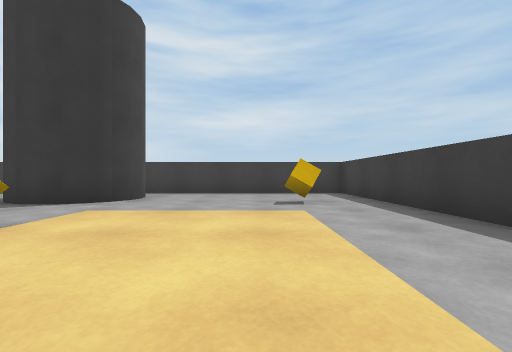
view 1 (above)

19 first-person views from a walk through a Unity game level. The camera is 0.55 m above the floor, looks level and sees 90° across. The floor is counted in squares, 1 m on a side. Each view is taken from the middle of a square. On the plan, view 1 faces up. The plan holds only what a view shows up to about 9 squares ahead; the rest is blank. Surface patterns are stand-ins for the level's own textures.

view 2
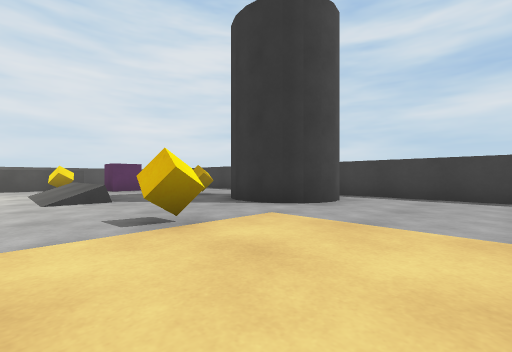

view 3
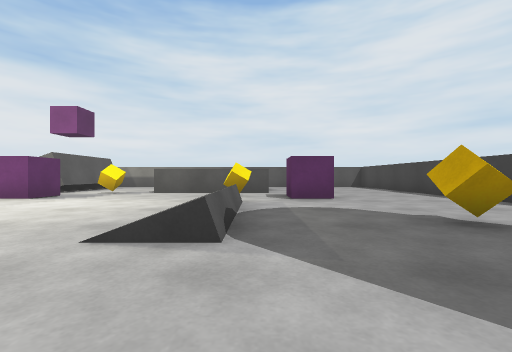

view 4
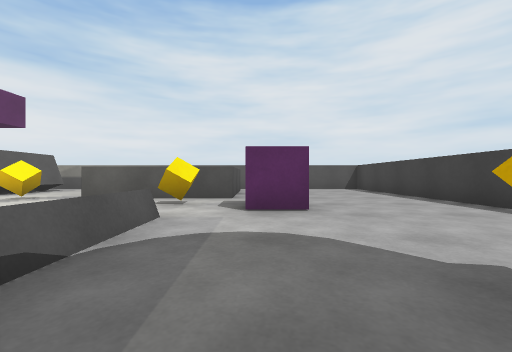

view 5
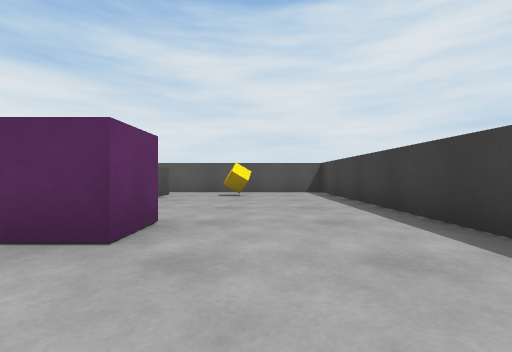

view 6
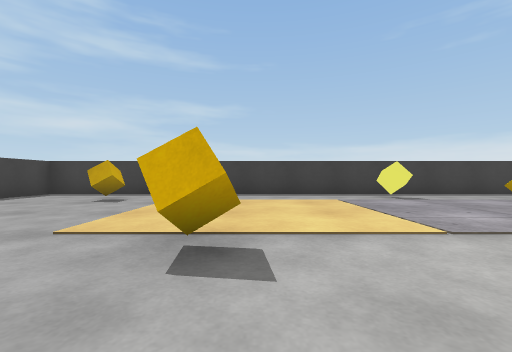

view 7
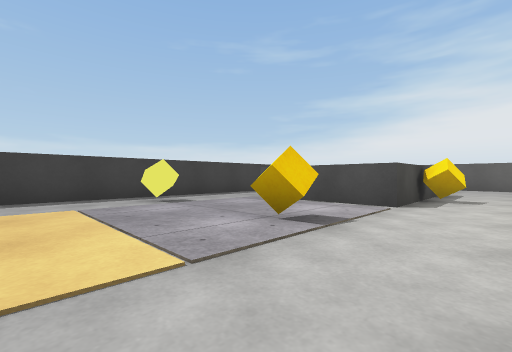

view 8
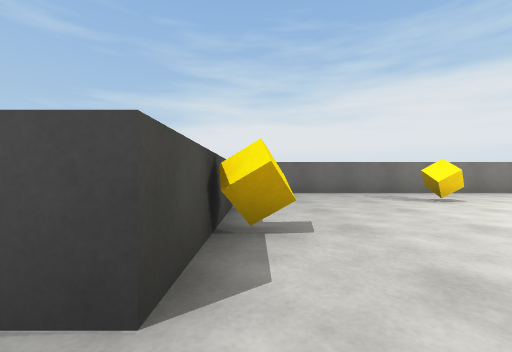

view 9
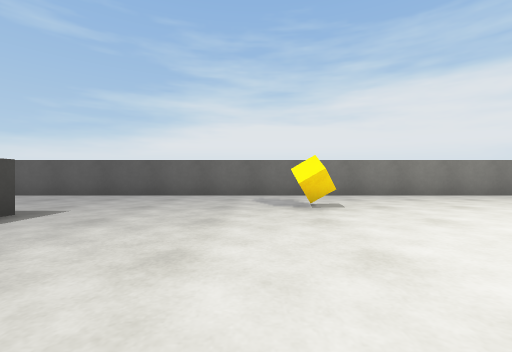

view 10
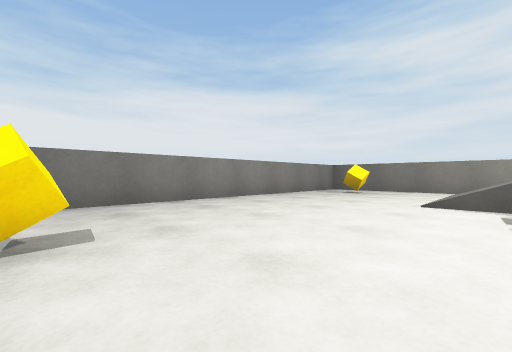

view 11
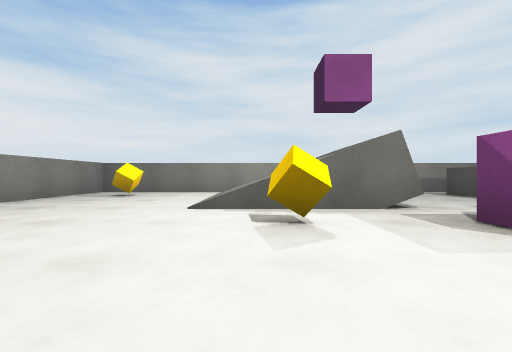

view 12
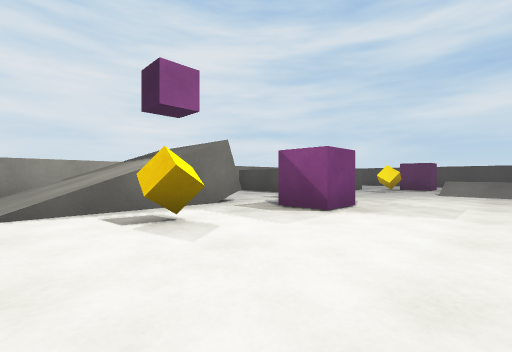

view 13
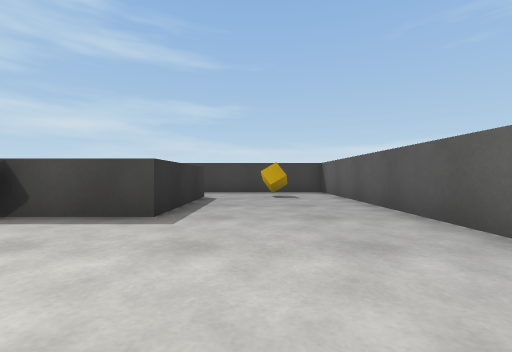

view 14
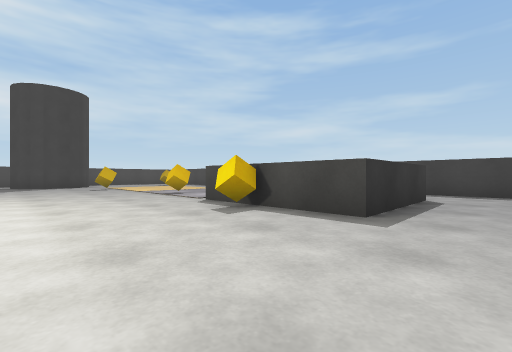

view 15
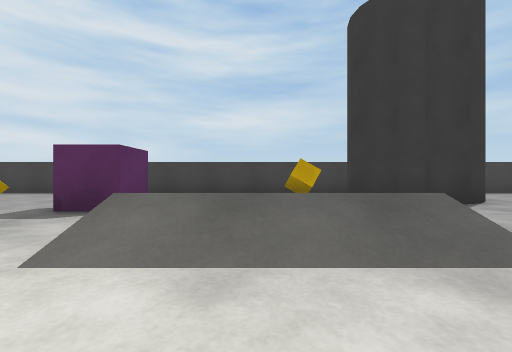

view 16
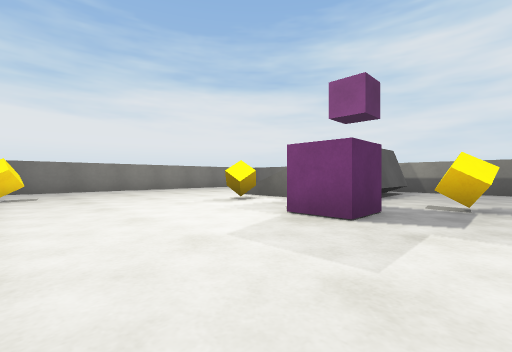

view 17
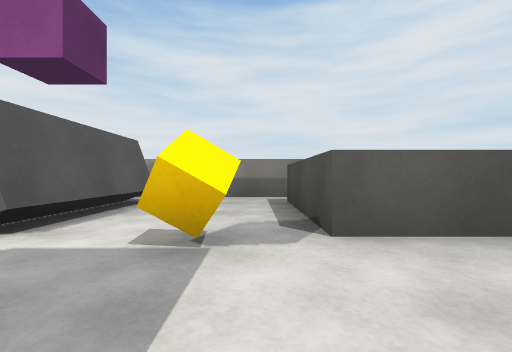

view 18
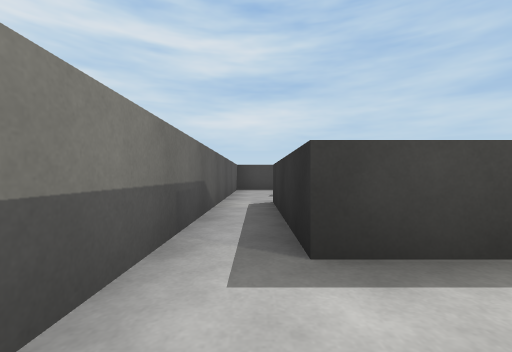

view 19
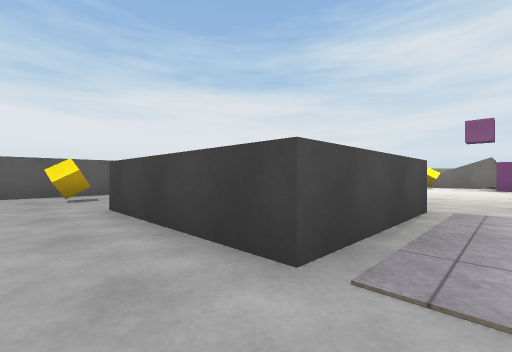

### Floor plan
Key: @ floor where view 1 was taken; # wall or solid block; . main floor; : floor 1.15 m higher than the main floor; / step, stairs or slope; ^ raised ledge; v drop or lower ground; C cube; Y yellow cube.
Columns run from 17 left of view 1 to 3 right of it. Each row starts with its distance up from view 1.
  9 #####################
  8 #........     ......#
  7 #.........    ......#
  6 #...........  ......#
  5 #.C...CC..C.......C.#
  4 #.....CC............#
  3 #.^^^...............#
  2 #.^ ^.C.///#..C.....#
  1 #.^ ^...............#
  0 #.^^^............@..#
 -1 #...................#
 -2 #....C.........C...Y#
 -3 #.#v#.CC............#
 -4 #./:/..........^^^..#
 -5 #.///..........^ ^..#
 -6 #.///.C.......C^ ^..#
 -7 #.///..........^^^..#
 -8 #...................#
 -9 #.........C.........#
-10 #.C...............C.#
-11 #####################

Where each view was taken, in squares from view 1:
view 1: 0 up, 0 right, facing up
view 2: 1 up, 0 right, facing up-left
view 3: 3 up, 4 left, facing left
view 4: 4 up, 6 left, facing left
view 5: 6 up, 8 left, facing left
view 6: 2 up, 5 left, facing right
view 7: 1 up, 4 left, facing down-right
view 8: 3 down, 3 left, facing down
view 9: 4 down, 6 left, facing down
view 10: 6 down, 7 left, facing down-left
view 11: 6 down, 8 left, facing left
view 12: 7 down, 8 left, facing up-left
view 13: 9 down, 6 left, facing right
view 14: 9 down, 6 left, facing up-right
view 15: 0 up, 8 left, facing up
view 16: 1 down, 7 left, facing down-left
view 17: 1 down, 10 left, facing left
view 18: 2 down, 16 left, facing up
view 19: 3 down, 2 right, facing down-left
